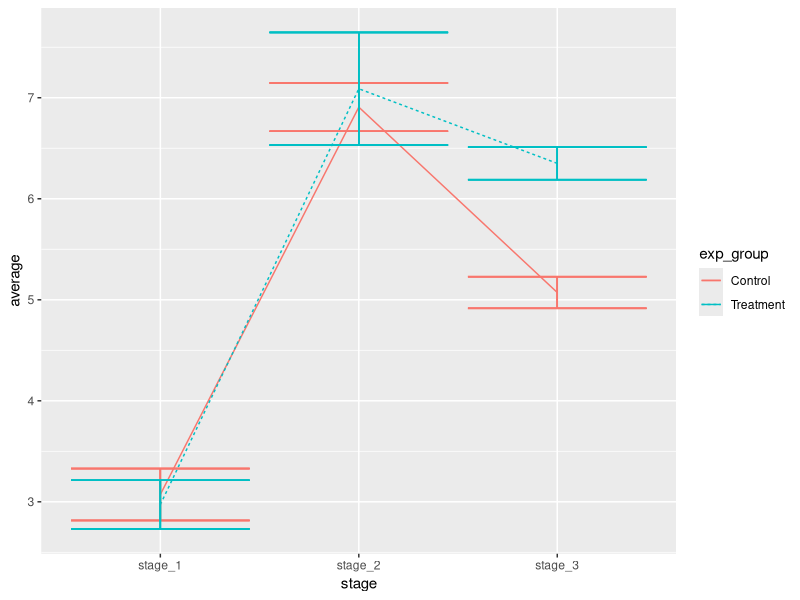
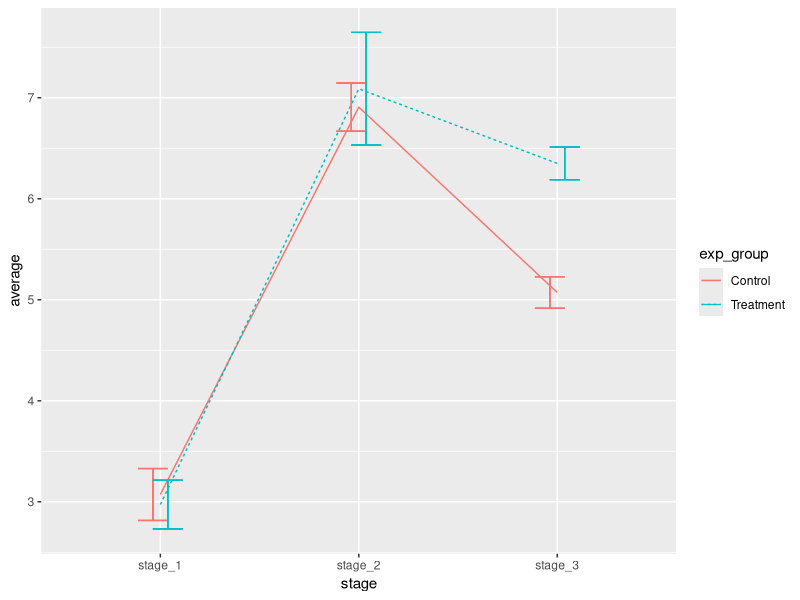
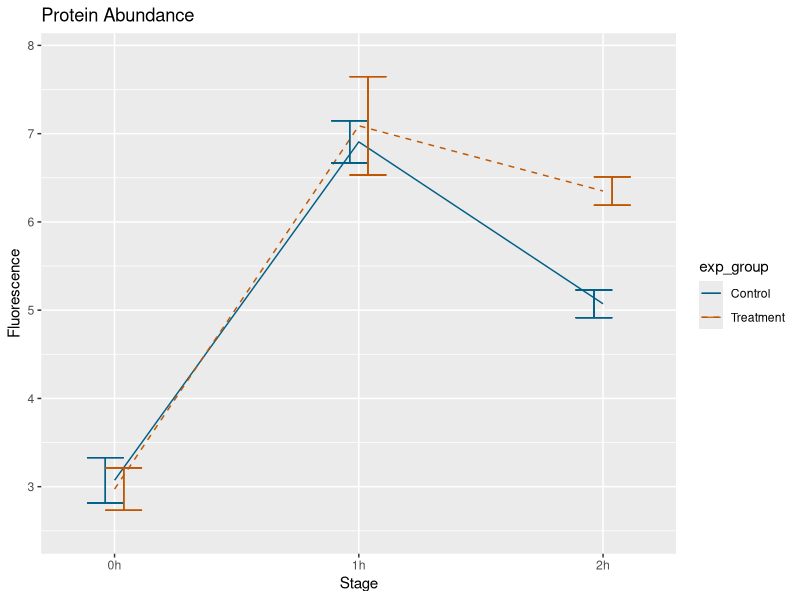
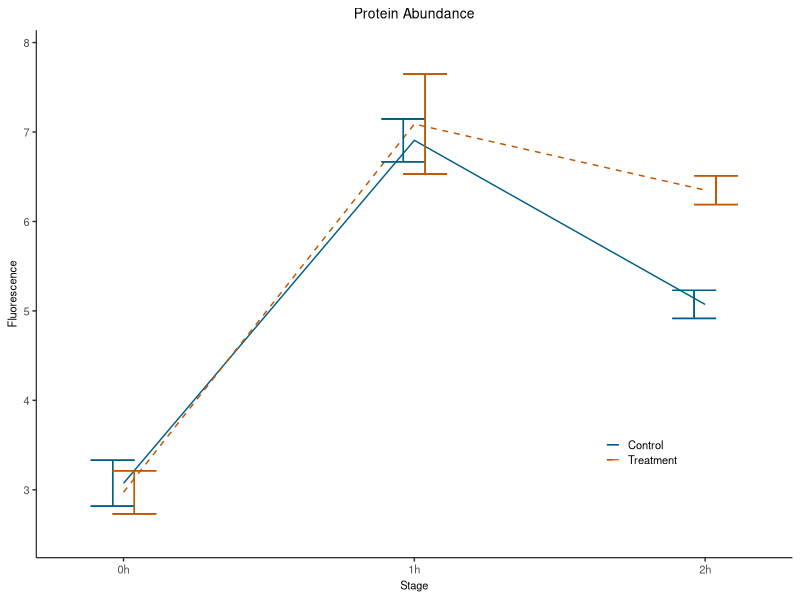
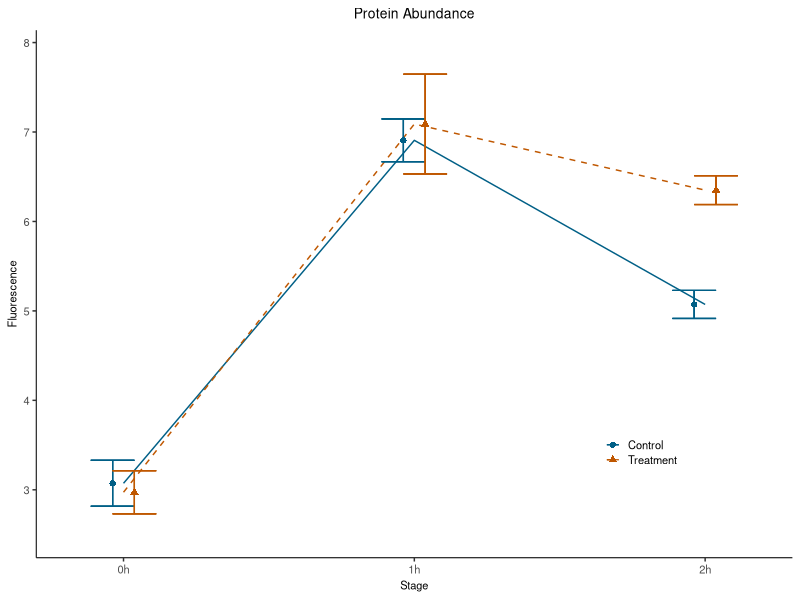
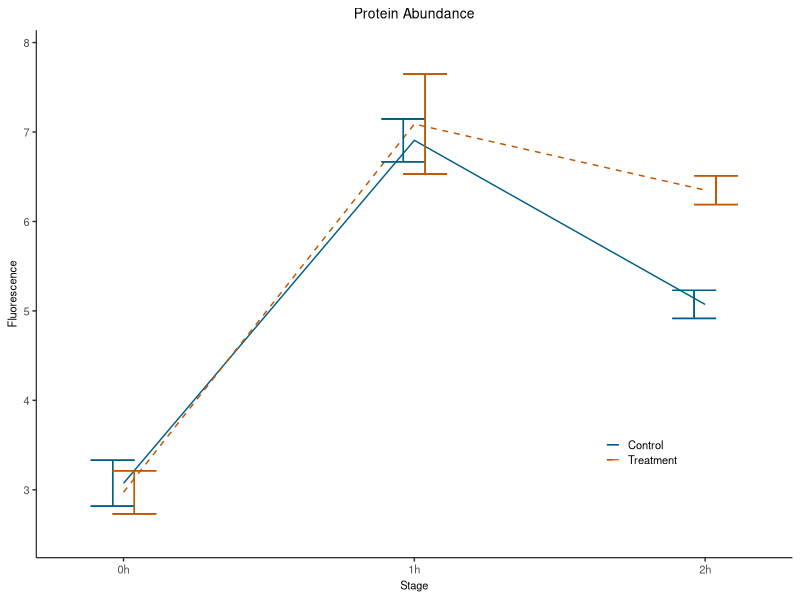
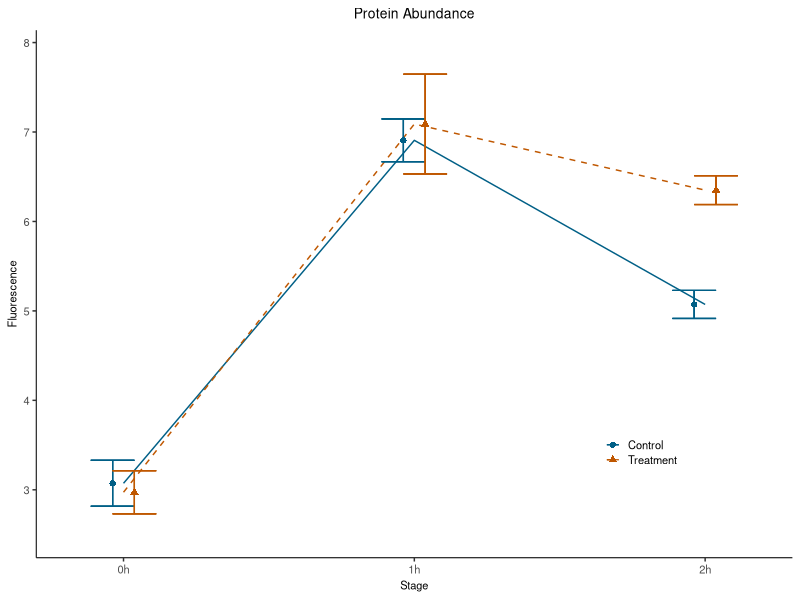

These charts were generated, in order, by the following R code:
## ---- chunk 1
knitr::opts_chunk$set(
  fig.path = "line_plots/plot-"
)
## ---- chunk 2
library(ggplot2)
library(reshape2)
library(dplyr)
## ---- chunk 3
set.seed(512)
stage_1  = 3 + rnorm(n=5, sd = 0.5)
stage_2  = 7 + rnorm(n=5, sd = 0.6)
stage_3  = 5 + rnorm(n=5, sd = 0.4)
experiment  = c("Control_1",
                "Control_2",
                "Control_3",
                "Control_4",
                "Control_5") 

sample_df_short = data.frame( experiment, stage_1, stage_2, stage_3 )

stage_1  = 3   + rnorm(n=5, sd = 0.4)
stage_2  = 7.4 + rnorm(n=5, sd = 0.8)
stage_3  = 6.4 + rnorm(n=5, sd = 0.4)
experiment  = c("Treatment_1",
                "Treatment_2",
                "Treatment_3",
                "Treatment_4",
                "Treatment_5") 

tmp_df = data.frame( experiment, stage_1, stage_2, stage_3 )

sample_df_short = rbind(sample_df_short, tmp_df)
## ---- chunk 4
sample_df_short
## ---- chunk 5
sample_df = melt(sample_df_short, id = c("experiment"))

colnames(sample_df) = c( "experiment", "stage", "fluorescence" )
## ---- chunk 6
   sample_df[1:6,]
## ---- chunk 7
sample_df = sample_df %>% 
  mutate( exp_group = unlist(lapply( strsplit(experiment, split = "_"), "[[", 1 ) )  )
## ---- chunk 8
compute_se <- function(x) sqrt(var(x)/length(x))
# Now we can add average and standard error (se) to the table

sample_df = sample_df %>%
  group_by(exp_group, stage) %>%
  mutate(average = mean(fluorescence)) %>%
  mutate(se = compute_se(fluorescence) )

sample_df[1:6,]
## ---- chunk 9
ggplot(data = sample_df,
       aes( x = stage, y = average, group = exp_group ) ) + 
  geom_line( aes(linetype = exp_group, color = exp_group) ) + 
  geom_errorbar( aes(ymin=average-se, ymax= average + se, color = exp_group) )
## ---- chunk 10
line_plot = 
  ggplot(data = sample_df,
       aes( x = stage, y = average, group = exp_group ) ) + 
  geom_line( aes(linetype = exp_group, color = exp_group) ) + 
  geom_errorbar( aes(ymin=average-se, ymax= average + se, color = exp_group),
                 position = position_dodge(width = 0.15), width = 0.3, size = 0.4 )

print(line_plot)
## ---- chunk 11

TREATMENT_COLOR = "#bf5700"
CONTROL_COLOR   = "#005f86"

FONT_LABEL_SIZE = 8
FONT_TITLE_SIZE = 10
FIGURE_FONT     = "helvetica"

AXIS_THICKNESS  = 0.35

PDF_RESOLUTION = 600
## ---- chunk 12
line_plot = line_plot +
   scale_linetype_manual(values=c("solid", "dashed")) + 
   scale_colour_manual(values = c(CONTROL_COLOR, TREATMENT_COLOR)   ) + 
   labs(title = "Protein Abundance", y = "Fluorescence", x = "Stage") + 
   scale_x_discrete( labels = c("0h", "1h", "2h"),  expand = c(0.1, 0.1)) +
   ylim(c(3,8)) +
   scale_y_continuous( breaks = 3:8, labels = 3:8, expand = c(0.1,0)) 

   
   
print(line_plot)
## ---- chunk 13
line_plot = line_plot +
      theme(
      panel.border      = element_blank(),
      panel.grid        = element_blank(),
      plot.title        = element_text(hjust = 0.5, family = FIGURE_FONT, face = "plain", size = FONT_TITLE_SIZE),
      panel.background  = element_blank(),
      axis.text.y       = element_text(family = FIGURE_FONT, face = "plain", size = FONT_LABEL_SIZE),
      axis.text.x       = element_text(family = FIGURE_FONT, face = "plain", size = FONT_LABEL_SIZE),
      axis.title.y      = element_text(family = FIGURE_FONT, face = "plain", size = FONT_LABEL_SIZE),
      axis.title.x      = element_text(family = FIGURE_FONT, face = "plain", size = FONT_LABEL_SIZE),
      legend.position   = c(0.8, 0.2),
      axis.line         = element_line(colour = "black", size = AXIS_THICKNESS), 
      legend.title      = element_blank(),
      legend.text        = element_text(family = FIGURE_FONT, face = "plain", size = FONT_LABEL_SIZE),
      legend.key.size    = unit(0.15, units = "in") 
    ) 

   
print(line_plot)
## ---- chunk 14
save_plot_pdf = function(filename, this_plot, width = NA, height = NA){
  ggsave(filename, 
           plot   = this_plot, 
           device = cairo_pdf, 
           width  = width,
           height = height,
           dpi    = PDF_RESOLUTION )
}

save_plot_pdf("line_plot.pdf", line_plot, width = 2.35, height = 2.35)
## ---- chunk 15

basic_text_element = element_text(family = FIGURE_FONT, face = "plain", size = FONT_LABEL_SIZE)

line_plot = 
   ggplot(data = sample_df,
       aes( x = stage, y = average, group = exp_group ) ) + 
   geom_line( aes(linetype = exp_group, color = exp_group) ) + 
   geom_point( aes(colour = exp_group, shape = exp_group), 
               position = position_dodge(width = 0.15), size = 1.8 ) + 
   geom_errorbar( aes(ymin=average-se, ymax= average + se, color = exp_group),
                 position = position_dodge(width = 0.15), width = 0.3, size = 0.4 ) + 
   scale_linetype_manual(values = c("solid", "dashed")) + 
   scale_colour_manual(values = c(CONTROL_COLOR, TREATMENT_COLOR)   ) + 
   labs(title = "Protein Abundance", y = "Fluorescence", x = "Stage") + 
   scale_x_discrete( labels = c("0h", "1h", "2h"),  
                     expand = c(0.1, 0.1)) +
   ylim(c(3,8)) +
   scale_y_continuous( breaks = 3:8, labels = 3:8, expand = c(0.1,0)) + 
   theme(
   panel.border      = element_blank(),
   panel.grid        = element_blank(),
   plot.title        = element_text(hjust  = 0.5, 
                                    family = FIGURE_FONT, 
                                    face   = "plain", 
                                    size   = FONT_TITLE_SIZE),
   panel.background  = element_blank(),
   axis.text.y       = basic_text_element,
   axis.text.x       = basic_text_element,
   axis.title.y      = basic_text_element,
   axis.title.x      = basic_text_element,
   legend.position   = c(0.8, 0.2),
   axis.line         = element_line(colour = "black", size = AXIS_THICKNESS), 
   legend.title      = element_blank(),
   legend.text       = basic_text_element,
   legend.key.size   = unit(0.15, units = "in") )


save_plot_pdf("line_plot.pdf", line_plot, width = 2.35, height = 2.35)

print(line_plot)
